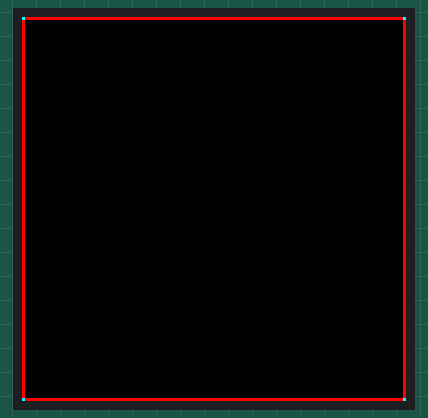
This program was run on a simulated MicroPython board. Parts: 128×128 colour display. Library files of the repository ran but are not shown: ssd1351.py; what the program prints to the serial console is not drawn. At 20.2 s the program stops and its outputs stay as they are.

Above: at 0.2 s.
At 10.2 s:
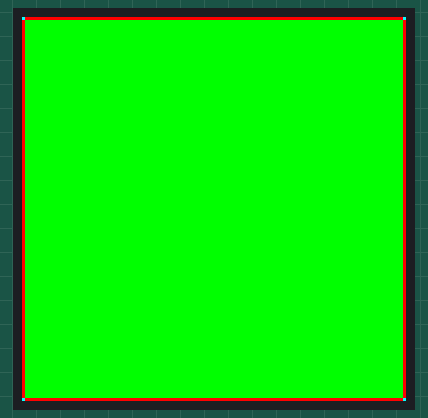

The program:

demo_boundaries.py
```python
"""SSD1351 demo (boundaries)."""
from time import sleep
from ssd1351 import Display, color565
from machine import Pin, SPI

RED = const(0XF800)  # (255, 0, 0)
GREEN = const(0X07E0)  # (0, 255, 0)
WHITE = const(0XFFF)  # (255, 255, 255)


def test():
    """Test code."""
    # Baud rate of 14500000 seems about the max
    spi = SPI(2, baudrate=14500000, sck=Pin(18), mosi=Pin(23))
    print('spi started')
    display = Display(spi, dc=Pin(17), cs=Pin(5), rst=Pin(16))
    print('display started')

    w = display.width
    h = display.height

    display.clear()

    display.draw_rectangle(0, 0, w, h, RED)
    display.draw_pixel(0, 0, WHITE)
    display.draw_pixel(0, h - 1, WHITE)
    display.draw_pixel(w - 1, 0, WHITE)
    display.draw_pixel(w - 1, h - 1, WHITE)
    sleep(5)

    display.fill_rectangle(0, 0, w, h, GREEN)
    sleep(5)

    display.draw_rectangle(0, 0, w, h, RED)
    display.draw_pixel(0, 0, WHITE)
    display.draw_pixel(0, h - 1, WHITE)
    display.draw_pixel(w - 1, 0, WHITE)
    display.draw_pixel(w - 1, h - 1, WHITE)

    sleep(10)
    display.cleanup()


test()
```

Measured:
- what the display in image 0 shows lasts 5.0 s, from 0.2 s to 5.2 s
- what the display in image 1 shows lasts 10.0 s, from 10.2 s to 20.2 s
